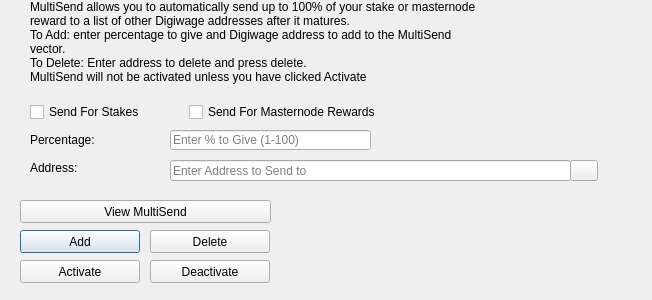
<?xml version="1.0" encoding="UTF-8"?>
<ui version="4.0">
 <class>MultiSendDialog</class>
 <widget class="QDialog" name="MultiSendDialog">
  <property name="windowModality">
   <enum>Qt::NonModal</enum>
  </property>
  <property name="geometry">
   <rect>
    <x>0</x>
    <y>0</y>
    <width>652</width>
    <height>300</height>
   </rect>
  </property>
  <property name="windowTitle">
   <string>MultiSend</string>
  </property>
  <widget class="QLineEdit" name="multiSendPercentEdit">
   <property name="geometry">
    <rect>
     <x>170</x>
     <y>130</y>
     <width>201</width>
     <height>20</height>
    </rect>
   </property>
   <property name="toolTip">
    <string>Enter whole numbers 1 - 100</string>
   </property>
   <property name="placeholderText">
    <string>Enter % to Give (1-100)</string>
   </property>
  </widget>
  <widget class="QLineEdit" name="multiSendAddressEdit">
   <property name="geometry">
    <rect>
     <x>170</x>
     <y>160</y>
     <width>401</width>
     <height>21</height>
    </rect>
   </property>
   <property name="toolTip">
    <string/>
   </property>
   <property name="placeholderText">
    <string>Enter Address to Send to</string>
   </property>
  </widget>
  <widget class="QLabel" name="label_2">
   <property name="geometry">
    <rect>
     <x>30</x>
     <y>0</y>
     <width>451</width>
     <height>121</height>
    </rect>
   </property>
   <property name="lineWidth">
    <number>1</number>
   </property>
   <property name="text">
    <string>MultiSend allows you to automatically send up to 100% of your stake or masternode reward to a list of other Digiwage addresses after it matures.
To Add: enter percentage to give and Digiwage address to add to the MultiSend vector.
To Delete: Enter address to delete and press delete.
MultiSend will not be activated unless you have clicked Activate</string>
   </property>
   <property name="alignment">
    <set>Qt::AlignLeading|Qt::AlignLeft|Qt::AlignTop</set>
   </property>
   <property name="wordWrap">
    <bool>true</bool>
   </property>
  </widget>
  <widget class="QLabel" name="message">
   <property name="geometry">
    <rect>
     <x>290</x>
     <y>200</y>
     <width>351</width>
     <height>91</height>
    </rect>
   </property>
   <property name="text">
    <string/>
   </property>
  </widget>
  <widget class="QPushButton" name="addButton">
   <property name="geometry">
    <rect>
     <x>20</x>
     <y>230</y>
     <width>120</width>
     <height>23</height>
    </rect>
   </property>
   <property name="toolTip">
    <string/>
   </property>
   <property name="statusTip">
    <string>Add to MultiSend Vector</string>
   </property>
   <property name="text">
    <string>Add</string>
   </property>
  </widget>
  <widget class="QPushButton" name="disableButton">
   <property name="geometry">
    <rect>
     <x>150</x>
     <y>260</y>
     <width>120</width>
     <height>23</height>
    </rect>
   </property>
   <property name="statusTip">
    <string>Deactivate MultiSend</string>
   </property>
   <property name="text">
    <string>Deactivate</string>
   </property>
  </widget>
  <widget class="QPushButton" name="addressBookButton">
   <property name="geometry">
    <rect>
     <x>570</x>
     <y>160</y>
     <width>28</width>
     <height>21</height>
    </rect>
   </property>
   <property name="toolTip">
    <string>Choose an address from the address book</string>
   </property>
   <property name="text">
    <string/>
   </property>
   <property name="icon">
    <iconset resource="../digiwage.qrc">
     <normaloff>:/icons/address-book</normaloff>:/icons/address-book</iconset>
   </property>
   <property name="shortcut">
    <string>Alt+A</string>
   </property>
   <property name="autoDefault">
    <bool>false</bool>
   </property>
  </widget>
  <widget class="QLabel" name="label">
   <property name="geometry">
    <rect>
     <x>30</x>
     <y>130</y>
     <width>121</width>
     <height>20</height>
    </rect>
   </property>
   <property name="toolTip">
    <string>Percentage of stake to send</string>
   </property>
   <property name="text">
    <string>Percentage:</string>
   </property>
  </widget>
  <widget class="QLabel" name="label_5">
   <property name="geometry">
    <rect>
     <x>30</x>
     <y>160</y>
     <width>111</width>
     <height>16</height>
    </rect>
   </property>
   <property name="toolTip">
    <string>Address to send portion of stake to</string>
   </property>
   <property name="text">
    <string>Address:</string>
   </property>
  </widget>
  <widget class="QPushButton" name="deleteButton">
   <property name="geometry">
    <rect>
     <x>150</x>
     <y>230</y>
     <width>120</width>
     <height>23</height>
    </rect>
   </property>
   <property name="toolTip">
    <string/>
   </property>
   <property name="statusTip">
    <string>Delete Address From MultiSend Vector</string>
   </property>
   <property name="text">
    <string>Delete</string>
   </property>
  </widget>
  <widget class="QPushButton" name="activateButton">
   <property name="geometry">
    <rect>
     <x>20</x>
     <y>260</y>
     <width>120</width>
     <height>23</height>
    </rect>
   </property>
   <property name="statusTip">
    <string>Activate MultiSend</string>
   </property>
   <property name="text">
    <string>Activate</string>
   </property>
  </widget>
  <widget class="QPushButton" name="viewButton">
   <property name="geometry">
    <rect>
     <x>20</x>
     <y>200</y>
     <width>251</width>
     <height>23</height>
    </rect>
   </property>
   <property name="toolTip">
    <string/>
   </property>
   <property name="statusTip">
    <string>View MultiSend Vector</string>
   </property>
   <property name="text">
    <string>View MultiSend</string>
   </property>
  </widget>
  <widget class="QWidget" name="horizontalLayoutWidget">
   <property name="geometry">
    <rect>
     <x>30</x>
     <y>100</y>
     <width>351</width>
     <height>24</height>
    </rect>
   </property>
   <layout class="QHBoxLayout" name="horizontalLayout">
    <item>
     <widget class="QCheckBox" name="multiSendStakeCheckBox">
      <property name="text">
       <string>Send For Stakes</string>
      </property>
     </widget>
    </item>
    <item>
     <widget class="QCheckBox" name="multiSendMasternodeCheckBox">
      <property name="text">
       <string>Send For Masternode Rewards</string>
      </property>
     </widget>
    </item>
   </layout>
  </widget>
 </widget>
 <resources>
  <include location="../digiwage.qrc"/>
 </resources>
 <connections/>
</ui>
